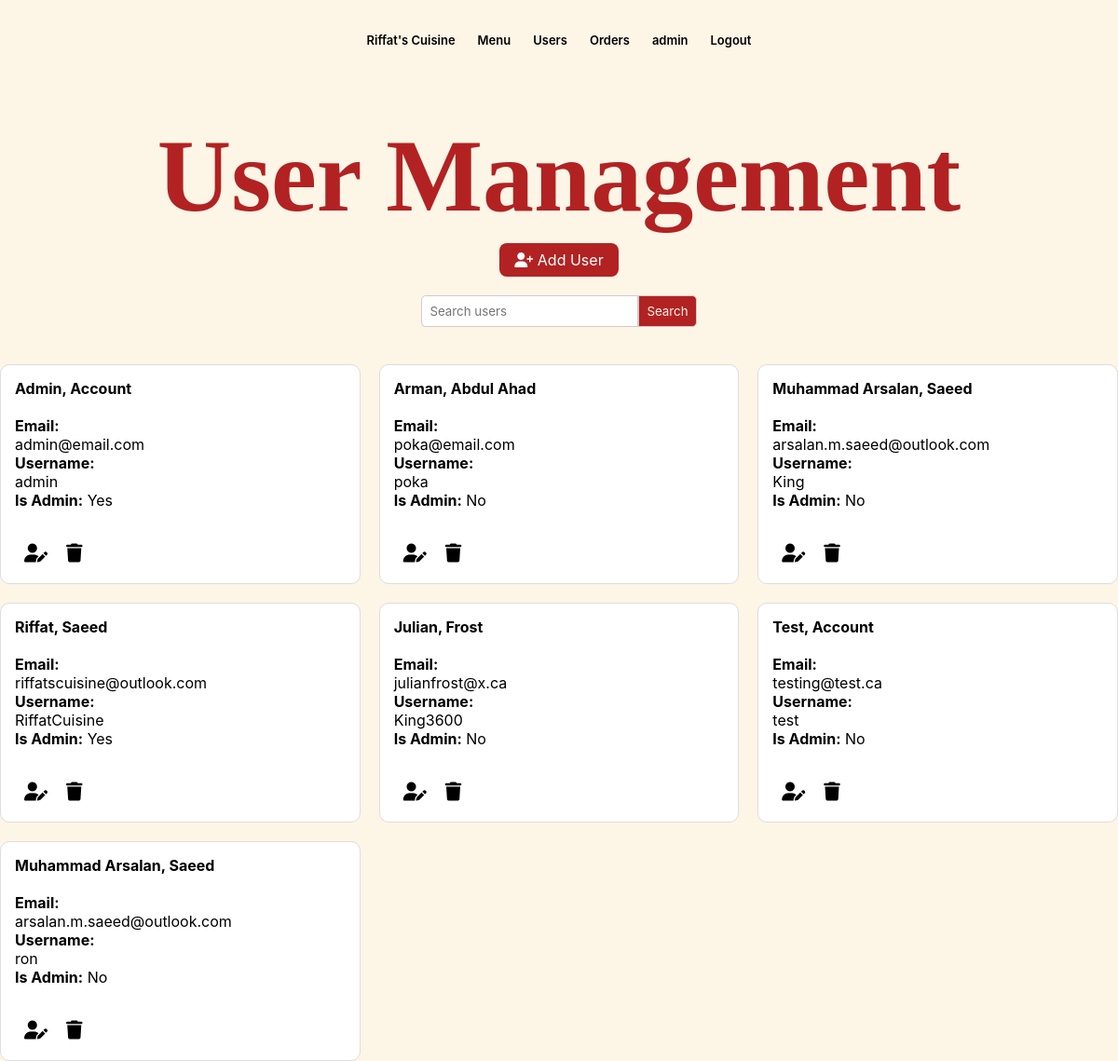
Screenshot of /index.php?controller=users&action=index (signed in) with the database file from the repository.
### tables this page shows
CREATE TABLE `users` (
  `user_id` int(11) NOT NULL,
  `user_fname` varchar(255) NOT NULL,
  `user_lname` varchar(255) NOT NULL,
  `user_email` varchar(255) NOT NULL,
  `user_username` varchar(255) NOT NULL,
  `user_pass` varchar(255) NOT NULL,
  `user_isAdmin` tinyint(1) NOT NULL
);

### Controllers/UsersController.php (called while the page is built, shortened)
<?php
include_once 'Models/UserModel.php';
class UsersController
{
    private $userModel;
    public function __construct()
    {
        $this->userModel = new UserModel();
    }
    public function index()
    {
        $users = $this->userModel->getAllUsers();
        include 'Views/users.php';
    }
}

### index.php (called while the page is built, shortened)
<?php
$action = (isset($_GET['action'])) ? $_GET['action'] : "index";
$ct = new $controllerClassName();
$ct->$action();

### Models/UserModel.php (called while the page is built, shortened)
<?php
include_once "database.php";
class UserModel
{
    private $conn;
    public function __construct()
    {
        global $conn;
        $this->conn = $conn;
    }
    public function getAllUsers()
    {
        $sql = "SELECT * FROM users";
        $result = $this->conn->query($sql);
        return $result->fetch_all(MYSQLI_ASSOC);
    }
}

### Views/users.php (the view, shortened to what this page needs)
<!DOCTYPE html>
<head>
</head>
<body>
    <?php include 'Includes/navbar.php'; ?>
    <h1>User Management</h1>
    <div class="admin-only">
        <a href="index.php?controller=users&action=add"><i class="fa-solid fa-user-plus"></i> Add User</a>
    </div>
    <br>
    <div>
        <div class="search-container">
            <div class="search-bar">
                <input type="text" class="search-input" id="searchInput" placeholder="Search users" onkeypress="searchOnEnter(event)">
                <button class="search-button" onclick="searchUsers()">Search</button>
            </div>
        </div>
        <br><br>
        <div class="grid-container">
            <?php foreach ($users as $user) : ?>
                <div class="user-container">
                    <p><strong><?php echo $user['user_fname']; ?>, <?php echo $user['user_lname']; ?></strong></p>
                    <br>
                    <p><strong>Email:</strong></p>
                    <p></strong> <?php echo $user['user_email']; ?></p>
                    <p><strong>Username:</strong></p>
                    <p></strong> <?php echo $user['user_username']; ?></p>
                    <p><strong>Is Admin:</strong> <?php echo ($user['user_isAdmin'] == 1) ? 'Yes' : 'No'; ?></p>
                    <br>
                    <div class="user-icons">
                        <p><a href="index.php?controller=users&action=edit&id=<?php echo $user['user_id']; ?>"><i class="fa-solid fa-user-pen"></i></a></p>
                        <p><a href="index.php?controller=users&action=delete&id=<?php echo $user['user_id']; ?>" onclick="confirmDelete()"><i class="fa-solid fa-trash"></i></a></p>
                    </div>
                </div>
            <?php endforeach; ?>
        </div>
</body>
</html>

### Views/users.php (style rules this page uses)
* { margin: 0; padding: 0; font-family: 'SF Pro Display', sans-serif; }
body { background-color: oldlace; }
.grid-container { display: grid; grid-template-columns: repeat(auto-fill, minmax(300px, 1fr)); gap: 20px; }
.user-container { padding: 15px; border: 1px solid #ddd; border-radius: 10px; background-color: white; }
.user-container a { text-decoration: none; color: black; padding: 5px 10px; border-radius: 5px; margin-top: 10px; display: inline-block; font-size: 20px; }
h1 { font-family: pac; color: firebrick; font-size: 110px; text-align: center; }
.admin-only { display: flex; justify-content: space-around; margin-top: 0.5rem; }
.search-bar { justify-content: center; display: flex; }
.search-input { border-radius: 5px 0 0 5px; border: 1px solid #ccc; padding: 8px; }
.search-button { background-color: firebrick; color: oldlace; border-radius: 0 5px 5px 0; border: 1px solid #ccc; padding: 8px; cursor: pointer; }
.user-icons { display: flex; justify-content: space-between; align-items: center; width: 80px; }
.admin-only a { background-color: firebrick; color: #fff; padding: 0.5rem 1rem; border-radius: 0.5rem; text-decoration: none; display: inline-block; }

### rows the page displays
users: user_fname "Admin", user_lname "Account", user_email "admin@email.com", user_username "admin", user_isAdmin "Yes"
users: user_fname "Arman", user_lname "Abdul Ahad", user_email "poka@email.com", user_username "poka", user_isAdmin "No"
users: user_fname "Muhammad Arsalan", user_lname "Saeed", user_email "arsalan.m.saeed@outlook.com", user_username "King", user_isAdmin "No"
users: user_fname "Riffat", user_lname "Saeed", user_email "riffatscuisine@outlook.com", user_username "RiffatCuisine", user_isAdmin "Yes"
users: user_fname "Julian", user_lname "Frost", user_email "julianfrost@x.ca", user_username "King3600", user_isAdmin "No"
users: user_fname "Test", user_lname "Account", user_email "testing@test.ca", user_username "test", user_isAdmin "No"
users: user_fname "Muhammad Arsalan", user_lname "Saeed", user_email "arsalan.m.saeed@outlook.com", user_username "ron", user_isAdmin "No"

### other values shown
$_SESSION['user_username'] "admin"
